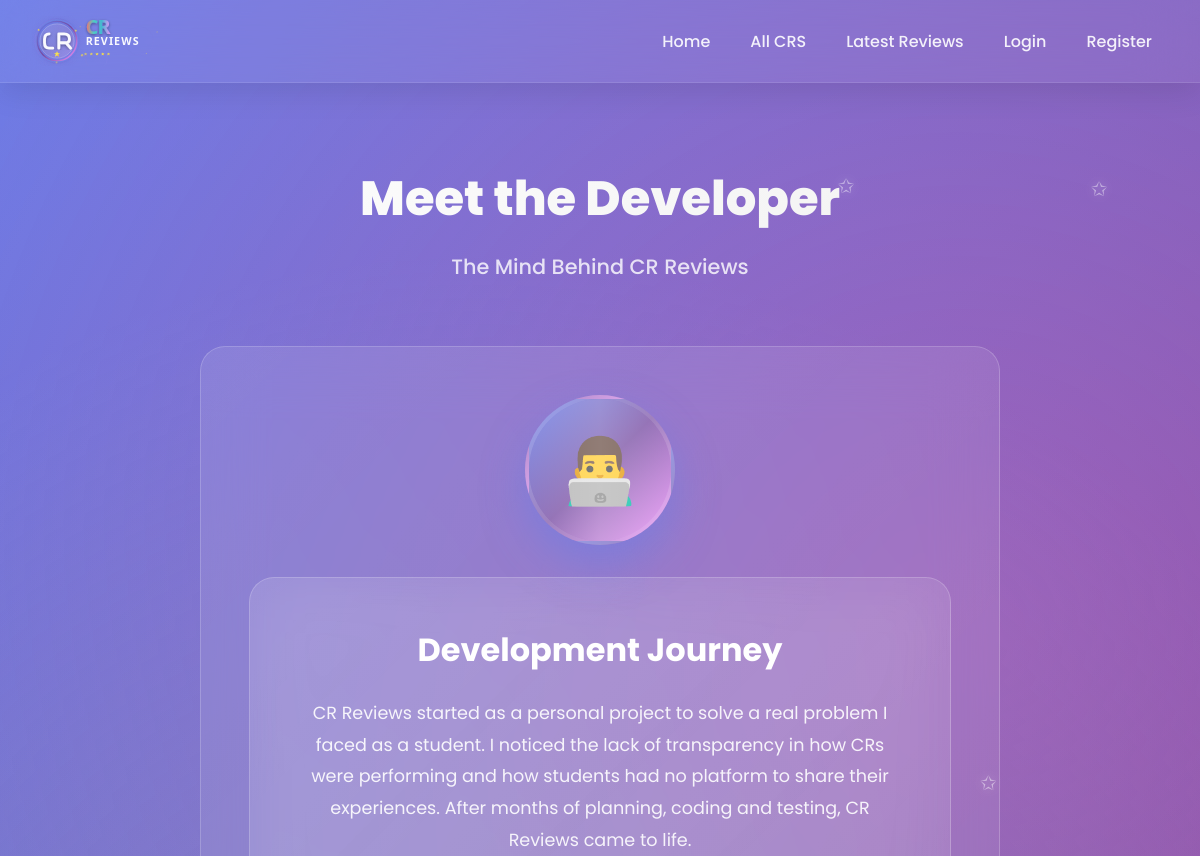
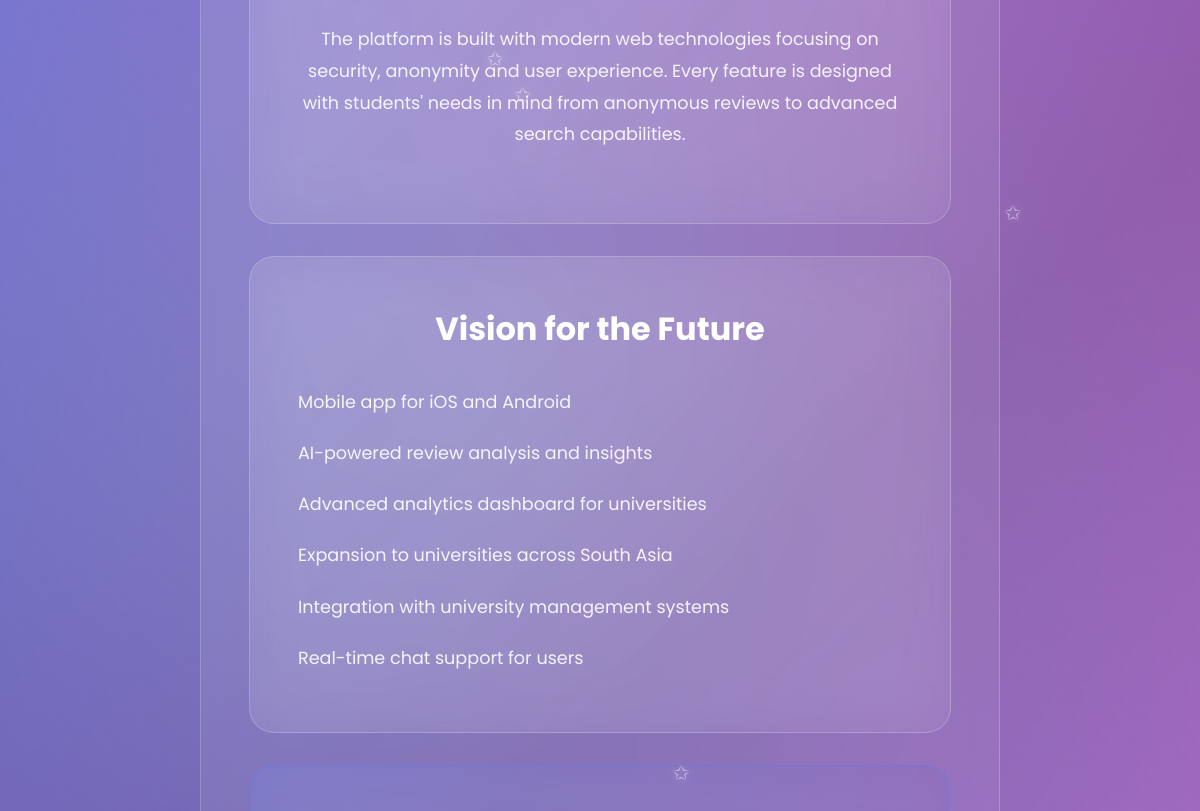
Page /developer/ (upper part) on the earlier database version (2 pictures, top to bottom).
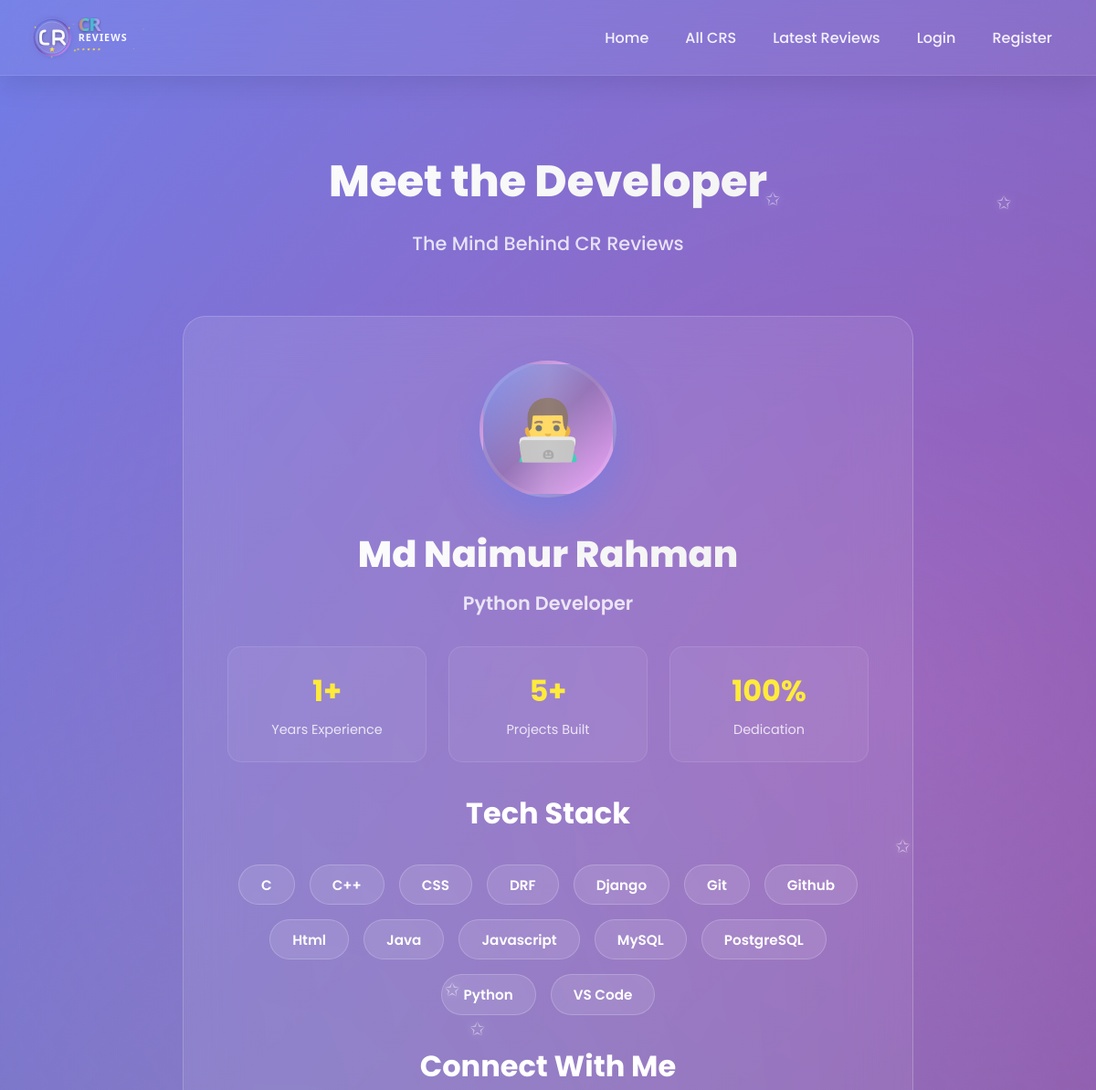
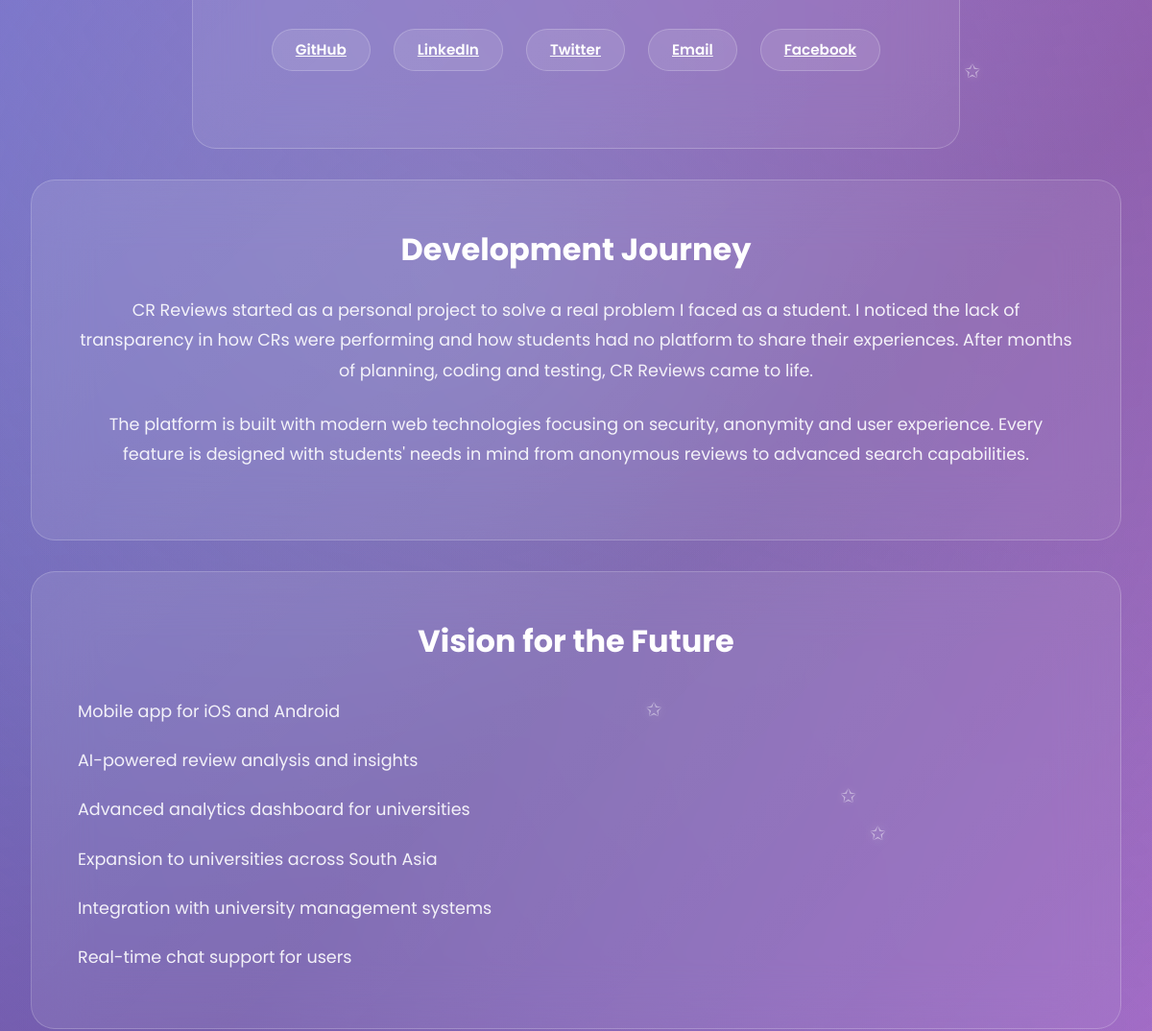
Same page on the later database version (2 pictures, top to bottom).
### admin_dashboard/models.py (models this page shows, shortened)
class Developer_Profile(models.Model):
    tack_stack = models.ManyToManyField(Teck_Stack, related_name='developer_profiles', blank=True)
    profile_picture = models.ImageField(upload_to='developer_profile_pictures/', blank=True, null=True)
    name = models.CharField(max_length=100)
    degisnation = models.CharField(max_length=100, blank=True, null=True)
    about = models.TextField(max_length=1000, blank=True, null=True)
    years_of_experience = models.IntegerField(blank=True, null=True)
    projects_built = models.IntegerField(blank=True, null=True)
    location = models.CharField(max_length=100, blank=True, null=True)
    phone = models.CharField(max_length=30, blank=True, null=True)
    email = models.EmailField(max_length=254, blank=True, null=True)
    github_url = models.URLField(blank=True, null=True)
    linkedin_url = models.URLField(blank=True, null=True)
    facebook_url = models.URLField(blank=True, null=True)
    twitter_url = models.URLField(blank=True, null=True)
    created_at = models.DateTimeField(auto_now_add=True)
    is_read = models.BooleanField(default=False)
    class Meta:
        ordering = ['-created_at']

class Teck_Stack(models.Model):
    title = models.CharField(max_length=100)
    created_at = models.DateTimeField(auto_now_add=True)
    is_read = models.BooleanField(default=False)
    class Meta:
        ordering = ['title']

### footer/views.py (the view)
# urls.py: path('developer/', developer, name='developer'),
def developer(request):
    developer_profiles = Developer_Profile.objects.all()
    context = {
        'page_title': 'Developer - CR Reviews',
        'dp': developer_profiles,
    }
    return render(request, 'footer_page/developer.html', context)

### templates/footer_page/developer.html (shortened to what this page needs)
{% extends 'base.html' %}
{% load static %}
{% block content %}
<div class="container">
    <div class="page-header">
        <h1 class="page-title">Meet the Developer</h1>
        <p class="page-subtitle">The Mind Behind CR Reviews</p>
    </div>
    <div class="dev-card1">
        <div class="dev-photo1">
            👨‍💻
        </div>
        {% for dp in dp %}
        <h2 class="dev-name1">{{dp.name}}</h2>
        <p class="dev-title1">{{dp.degisnation}}</p>
        <div class="stats-grid1">
            <div class="stat-item1">
                <div class="stat-number1">{{dp.years_of_experience}}+</div>
                <div class="stat-label1">Years Experience</div>
            </div>
            <div class="stat-item1">
                <div class="stat-number1">{{dp.projects_built}}+</div>
                <div class="stat-label1">Projects Built</div>
            </div>
            <div class="stat-item1">
                <div class="stat-number1">100%</div>
                <div class="stat-label1">Dedication</div>
            </div>
        </div>
        <div class="section-heading" style="margin: 2rem 0 1rem;">Tech Stack</div>
        <div class="tech-stack1">
            {% for d in dp.tack_stack.all %}
            <span class="tech-badge1">{{d.title}}</span>
           {% endfor %}
        </div>
        <div class="section-heading" style="margin: 2rem 0 1rem;">Connect With Me</div>
        <div class="dev-social1">
            <a href="{{dp.github_url}} target="_blank" class="tech-badge1" title="GitHub">
                GitHub
            </a>
            <a href="{{dp.linkedin_url}}" target="_blank" class="tech-badge1" title="LinkedIn">
                LinkedIn
            </a>
            <a href="{{dp.twitter_url}}" target="_blank" class="tech-badge1" title="Twitter">
                Twitter
            </a>
            <a href="mailto:{{dp.email}}" class="tech-badge1" title="Email">
                Email
            </a>
            <a href="{{dp.facebook.url}}" target="_blank" class="tech-badge1" title="Facebook">
                Facebook
            </a>
        </div>
    </div>
    {% endfor %}
    <div class="content-card">
        <h2 class="section-heading">Development Journey</h2>
        <p class="section-text">
            CR Reviews started as a personal project to solve a real problem I faced as a student.
            I noticed the lack of transparency in how CRs were performing and how students had no
            platform to share their experiences. After months of planning, coding and testing,
            CR Reviews came to life.
        </p>
        <p class="section-text" style="margin-top: 1rem;">
            The platform is built with modern web technologies focusing on security, anonymity
            and user experience. Every feature is designed with students' needs in mind from
            anonymous reviews to advanced search capabilities.
        </p>
    </div>
    <div class="content-card">
        <h2 class="section-heading">Vision for the Future</h2>
        <ul class="feature-list">
            <li>Mobile app for iOS and Android</li>
            <li>AI-powered review analysis and insights</li>
            <li>Advanced analytics dashboard for universities</li>
            <li>Expansion to universities across South Asia</li>
            <li>Integration with university management systems</li>
            <li>Real-time chat support for users</li>
        </ul>
    </div>
    <div class="content-card cta-card">
    </div>
</div>
{% endblock content %}

### templates/base.html (shortened to what this page needs)
<!DOCTYPE html>
<html lang="en">
{% load static %}
<head>
    <link rel="stylesheet" href="{% static 'style.css' %}">
    <link rel="stylesheet" href="{% static 'add_cr.css' %}">
    <link rel="stylesheet" href="{% static 'user_dashboard.css' %}">
    <link rel="stylesheet" href="{% static 'edit_user_settings.css' %}">
    <link rel="stylesheet" href="{% static 'footer/about.css' %}">
    <link rel="stylesheet" href="{% static 'footer/developer.css' %}">
    <link rel="stylesheet" href="{% static 'footer/footer.css' %}">
</head>
<body>
    <nav class="navbar">
        <div class="nav-container">
            <a href="{% url 'home' %}"  style="display: flex; align-items: center; text-decoration: none;">
            <img src="{% static 'logo.svg' %}" alt="CR Reviews" style="height:50px !important; width:auto !important; margin-right:10px;">
            </a>
            <ul class="nav-links">
                <li>
                <a href="{% url 'home' %}" class="nav-link {% if request.resolver_match.url_name == 'home' %}active{% endif %}">
                    Home
                </a>
                </li>
                <li>
                <a href="{% url 'all_cr' %}" class="nav-link {% if request.resolver_match.url_name == 'all_cr' %}active{% endif %}">
                    All CRS
                </a>
                </li>
                <li>
                <a href="{% url 'latest_reviews' %}" class="nav-link {% if request.resolver_match.url_name == 'latest_reviews' %}active{% endif %}">
                Latest Reviews
                 </a>
                </li>
                {% if user.is_authenticated %}
                <li class="user-dropdown">
                <a href="{% url 'user_dashboard' user.slug %}" class="nav-link user-profile-btn">
                    <span class="user-avatar">
                    {% if user.profile_picture %}
                        <img src="{{ user.profile_picture.url }}" alt="{{ user.name }}" />
                    {% else %}
                        {{ user.first_name|first|upper }}
                    {% endif %}
                    </span>
                    <span class="user-name">{{user.first_name}}</span>
                    <span class="dropdown-arrow">▼</span>
                </a>
                <div class="dropdown-menu">
                    <div class="dropdown-header">
                        <div class="user-avatar-large">
                            {% if user.profile_picture %}
                            <img src="{{ user.profile_picture.url }}" alt="{{ user.name }}" />
                            {% else %}
                            <span>{{ user.first_name|first|upper }}</span>
                            {% endif %}
                        </div>
                        <div class="user-info">
                            <strong>{{user.first_name}} {{user.last_name}}</strong>
                            <small>{{user.role|capfirst}}</small>
                        </div>
                    </div>
                    <div class="dropdown-divider"></div>
                   {% if user.is_staff %}
                    <a href="{% url 'admin_dashboard' %}" class="dropdown-item">
                    <span class="dropdown-icon">🧭</span>
                    Admin Dashboard
                    </a>
                    {% else %}
                    <a href="{% url 'user_dashboard' user.slug %}" class="dropdown-item">
                    <span class="dropdown-icon">🧭</span>
                    Dashboard
                    </a>
                    {% endif %}
                    <a href="{% url 'view_profile' user.slug %}" class="dropdown-item">
                        <span class="dropdown-icon">👤</span>
                        View Profile
                    </a>
                    <a href="{% url 'add_cr' %}" class="dropdown-item">
                        <span class="dropdown-icon">➕</span>
                        Add New CR
                    </a>
                    <a href="{% url 'settings' %}" class="dropdown-item">
                        <span class="dropdown-icon">⚙️</span>
                        Settings
                    </a>
                    <div class="dropdown-divider"></div>
                    <a href="{% url 'logout' %}" class="dropdown-item logout-btn">
                        <span class="dropdown-icon">🚪</span>
                        Logout
                    </a>
                </div>
                </li>
                {% else %}
                <li><a href="{% url 'login'%}" class="nav-link" >Login</a></li>
                <li><a href="{%url 'registration'%}" class="nav-link">Register</a></li>
                {% endif %}
            </ul>
        </div>
    </nav>
    {% block content %}
    {% endblock content %}
</body>
</html>

### templates/footer_page/footer.html (shortened to what this page needs)
{% load static %}

### static/style.css (style rules this page uses)
* { margin: 0; padding: 0; box-sizing: border-box; }
body { font-family: 'Poppins', Arial, sans-serif; background: linear-gradient(135deg, #667eea 0%, #764ba2 50%, #f093fb 100%); min-height: 100vh; color: #333; overflow-x: hidden; position: relative; }
body::before { content: ''; position: fixed; top: 0; left: 0; width: 100%; height: 100%; background: radial-gradient(circle at 20% 80%, rgba(120, 119, 198, 0.3) 0%, transparent 50%), radial-gradient(circle at 80% 20%, rgba(255, 119, 198, 0.3) 0%, transparent 50%), radial-gradient(circle at 40% 40%, rgba(120, 219, 226, 0.3) 0%, transparent 50%); animation: backgroundFloat 20s ease-in-out infinite; z-index: -1; }
.navbar { background: rgba(255, 255, 255, 0.05); backdrop-filter: blur(30px); -webkit-backdrop-filter: blur(30px); border-bottom: 1px solid rgba(255, 255, 255, 0.1); padding: 1rem 0; position: sticky; top: 0; z-index: 1000; box-shadow: 0 8px 32px rgba(0, 0, 0, 0.1); }
.navbar a img { width: 22px; height: 22px; vertical-align: middle; margin-right: 6px; }
.navbar a { color: black; text-decoration: none; font-weight: 500; }
.nav-container { max-width: 1400px; margin: 0 auto; display: flex; justify-content: space-between; align-items: center; padding: 0 2rem; }
.nav-links { display: flex; list-style: none; gap: 0.5rem; }
.nav-links a { color: rgba(255, 255, 255, 0.9); text-decoration: none; padding: 0.5rem 1rem; border-radius: 50px; transition: all 0.4s cubic-bezier(0.175, 0.885, 0.32, 1.275); font-weight: 500; position: relative; overflow: hidden; }
.container { max-width: 1400px; margin: 0 auto; padding: 2rem; position: relative; }

### static/footer/about.css (style rules this page uses)
.page-header { text-align: center; margin: 3rem 0 4rem; }
.page-title { font-size: 3rem; font-weight: 800; background: linear-gradient(135deg, #ffffff, #f0f0f0); -webkit-background-clip: text; -webkit-text-fill-color: transparent; background-clip: text; margin-bottom: 1rem; }
.page-subtitle { font-size: 1.3rem; color: rgba(255, 255, 255, 0.8); font-weight: 500; }
.content-card { background: linear-gradient(135deg, rgba(255, 255, 255, 0.1), rgba(255, 255, 255, 0.05)); backdrop-filter: blur(30px); border-radius: 25px; padding: 3rem; margin: 2rem 0; border: 1px solid rgba(255, 255, 255, 0.2); transition: all 0.3s ease; }
.section-heading { color: white; font-size: 2rem; font-weight: 700; margin-bottom: 1.5rem; text-align: center; }
.section-text { color: rgba(255, 255, 255, 0.9); font-size: 1.1rem; line-height: 1.8; text-align: center; margin-bottom: 1.5rem; }
.feature-list { list-style: none; padding: 0; color: rgba(255, 255, 255, 0.9); font-size: 1.1rem; line-height: 2; }
.feature-list li { padding: 0.5rem 0; }

Differences in the rows shown:
added Developer_Profile: name "Md Naimur Rahman", degisnation "Python Developer", years_of_experience "1", projects_built "5"
added Teck_Stack: title "C"
added Teck_Stack: title "C++"
added Teck_Stack: title "CSS"
added Teck_Stack: title "DRF"
added Teck_Stack: title "Django"
added Teck_Stack: title "Git"
added Teck_Stack: title "Github"
added Teck_Stack: title "Html"
added Teck_Stack: title "Java"
added Teck_Stack: title "Javascript"
added Teck_Stack: title "MySQL"
added Teck_Stack: title "PostgreSQL"
added Teck_Stack: title "Python"
added Teck_Stack: title "VS Code"
